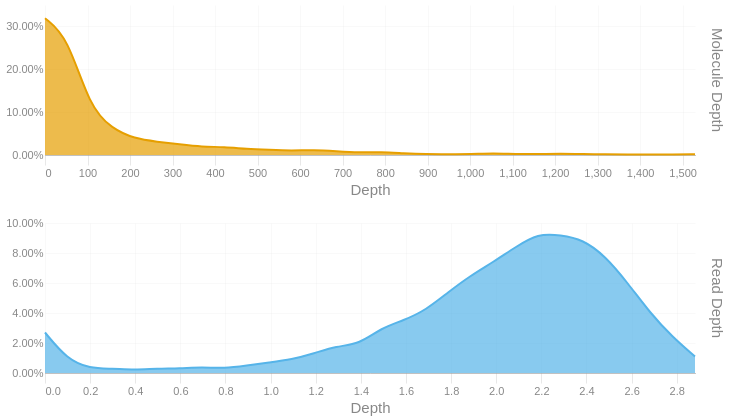

The code cell stored with this chart in its notebook:
### Code cell
readdep = depth_hist(tb['Read Depth'], q99, 3)
readdep = readdep.with_columns(pl.lit('Read Depth').alias('Metric'))
if not SKIPLR:
    moldep = depth_hist(tb['Molecule Depth'], mol_q99, 1)
    moldep = moldep.with_columns(pl.lit('Molecule Depth').alias('Metric'))
    _hist = pl.concat([readdep, moldep])
    _hist = _hist.filter(pl.col('Proportion') != 0)
    with SafeRender(_hist):
        (
            alt.Chart(_hist)        
            .mark_area(interpolate = "basis")
            .encode(
                x=alt.X('Bin:Q').scale(domainMin=0).axis(alt.Axis(title='Depth')),
                y = alt.Y('Proportion:Q', title = None).axis(format = '.2%'),
                color = alt.Color('Metric:N').legend(None),
                row = alt.Row("Metric:N").header(title = None, labelOrient = 'right'),
                tooltip = [
                    alt.Tooltip("Metric:N", title = "Metric"),
                    alt.Tooltip('Interval:N', title = "Depth Interval"),
                    alt.Tooltip('Proportion:Q', title = "% Alignments").format('.2%')
                ]
            )
            .resolve_scale(x='independent', y='independent')
            .properties(
                height = 150, width = 650,
                usermeta={'embedOptions': {'downloadFileName': f'{samplename}.depth.hist'}}
            )
        ).display()
else:
    readdep = readdep.filter(pl.col('Proportion') != 0)
    with SafeRender(readdep):
        (
            alt.Chart(readdep)        
            .mark_area(interpolate = "basis")
            .encode(
                x=alt.X('Bin:Q').scale(domainMin=0).axis(alt.Axis(title='Depth')),
                y = alt.Y('Proportion:Q', title = None).axis(format = '.2%'),
                tooltip = [
                    alt.Tooltip('Interval:N', title = "Depth Interval"),
                    alt.Tooltip('Proportion:Q', title = "% Alignments").format('.2%')
                ]
            )
            .properties(
                usermeta={'embedOptions': {'downloadFileName': f'{samplename}.depth.hist'}}
            )
        ).display()

### Figure 1 — Vega-Lite specification as saved in the notebook (floating-point values rounded to 4 significant figures)
{"width": 650, "height": 150, "config": {"title": {"anchor": "start", "dy": -15, "fontSize": 18, "color": "#888888", "subtitleColor": "#888888", "subtitleFontSize": 14}, "arc": {"fill": "#0072B2"}, "axis": {"domainColor": "#888888", "domainWidth": 0.5, "gridWidth": 0.2, "grid": false, "titleFontWeight": 400, "titleFontSize": 15, "labelFontSize": 11, "labelColor": "#888888", "tickColor": "#888888", "tickWidth": 0.2, "titleColor": "#888888"}, "axisBand": {"grid": false}, "axisX": {"grid": true, "tickSize": 10, "domainCap": "round"}, "axisY": {"domain": false, "grid": true, "tickSize": 0, "domainCap": "round"}, "background": "transparent", "header": {"labelFontSize": 15, "labelColor": "#888888", "titleFontSize": 15, "titleFontWeight": 600, "titleColor": "#888888"}, "legend": {"labelFont": "sans-serif", "labelFontSize": 12, "labelColor": "#888888", "symbolSize": 100, "symbolType": "circle", "titleFontSize": 12, "titlePadding": 10, "titleColor": "#888888", "title": null}, "range": {"category": ["#E69F00", "#56B4E9", "#009E73", "#F0E442", "#0072B2", "#D55E00", "#CC79A7", "#000000"], "diverging": ["#cfe8f3", "#a2d4ec", "#73bfe2", "#46abdb", "#1696d2", "#12719e"]}, "area": {"fill": "#0072B2", "fillOpacity": 0.7, "line": true, "strokeOpacity": 0.7}, "line": {"color": "#0072B2", "stroke": "#0072B2", "strokeWidth": 2}, "trail": {"color": "#0072B2", "stroke": "#0072B2", "strokeWidth": 0, "size": 1}, "point": {"filled": true, "fillOpacity": 1.0, "size": 95}, "text": {"color": "#888888", "fontSize": 11, "align": "right", "fontWeight": 400, "size": 11}, "bar": {"fill": "#0072B2", "stroke": null}, "view": {"stroke": null, "continuousWidth": 660, "continuousHeight": 400}}, "data": {"name": "data-5cee77490501d0f4d1e62410d37b877e"}, "mark": {"type": "area", "interpolate": "basis"}, "encoding": {"color": {"field": "Metric", "legend": null, "type": "nominal"}, "row": {"field": "Metric", "header": {"title": null, "labelOrient": "right"}, "type": "nominal"}, "tooltip": [{"field": "Metric", "title": "Metric", "type": "nominal"}, {"field": "Interval", "title": "Depth Interval", "type": "nominal"}, {"field": "Proportion", "format": ".2%", "title": "% Alignments", "type": "quantitative"}], "x": {"axis": {"title": "Depth"}, "field": "Bin", "scale": {"domainMin": 0}, "type": "quantitative"}, "y": {"axis": {"format": ".2%"}, "field": "Proportion", "title": null, "type": "quantitative"}}, "resolve": {"scale": {"x": "independent", "y": "independent"}}, "usermeta": {"embedOptions": {"downloadFileName": "S5_Connecticut_986.depth.hist"}}, "$schema": "https://vega.github.io/schema/vega-lite/v6.1.0.json", "datasets": {"data-5cee77490501d0f4d1e62410d37b877e": [{"Bin": 0.0, "Interval": "0.0-0.099", "Proportion": 0.027, "Metric": "Read Depth"}, {"Bin": 0.099, "Interval": "0.099-0.199", "Proportion": 0.009, "Metric": "Read Depth"}, {"Bin": 0.199, "Interval": "0.199-0.298", "Proportion": 0.003, "Metric": "Read Depth"}, {"Bin": 0.298, "Interval": "0.298-0.397", "Proportion": 0.003, "Metric": "Read Depth"}, {"Bin": 0.397, "Interval": "0.397-0.497", "Proportion": 0.002, "Metric": "Read Depth"}, {"Bin": 0.497, "Interval": "0.497-0.596", "Proportion": 0.003, "Metric": "Read Depth"}, {"Bin": 0.596, "Interval": "0.596-0.695", "Proportion": 0.003, "Metric": "Read Depth"}, {"Bin": 0.695, "Interval": "0.695-0.795", "Proportion": 0.004, "Metric": "Read Depth"}, {"Bin": 0.795, "Interval": "0.795-0.894", "Proportion": 0.003, "Metric": "Read Depth"}, {"Bin": 0.894, "Interval": "0.894-0.993", "Proportion": 0.005, "Metric": "Read Depth"}, {"Bin": 0.993, "Interval": "0.993-1.093", "Proportion": 0.007, "Metric": "Read Depth"}, {"Bin": 1.093, "Interval": "1.093-1.192", "Proportion": 0.009, "Metric": "Read Depth"}, {"Bin": 1.192, "Interval": "1.192-1.291", "Proportion": 0.013, "Metric": "Read Depth"}, {"Bin": 1.291, "Interval": "1.291-1.391", "Proportion": 0.018, "Metric": "Read Depth"}, {"Bin": 1.391, "Interval": "1.391-1.49", "Proportion": 0.019, "Metric": "Read Depth"}, {"Bin": 1.49, "Interval": "1.49-1.589", "Proportion": 0.03, "Metric": "Read Depth"}, {"Bin": 1.589, "Interval": "1.589-1.689", "Proportion": 0.035, "Metric": "Read Depth"}, {"Bin": 1.689, "Interval": "1.689-1.788", "Proportion": 0.042, "Metric": "Read Depth"}, {"Bin": 1.788, "Interval": "1.788-1.887", "Proportion": 0.054, "Metric": "Read Depth"}, {"Bin": 1.887, "Interval": "1.887-1.987", "Proportion": 0.065, "Metric": "Read Depth"}, {"Bin": 1.987, "Interval": "1.987-2.086", "Proportion": 0.074, "Metric": "Read Depth"}, {"Bin": 2.086, "Interval": "2.086-2.185", "Proportion": 0.084, "Metric": "Read Depth"}, {"Bin": 2.185, "Interval": "2.185-2.285", "Proportion": 0.093, "Metric": "Read Depth"}, {"Bin": 2.285, "Interval": "2.285-2.384", "Proportion": 0.092, "Metric": "Read Depth"}, {"Bin": 2.384, "Interval": "2.384-2.483", "Proportion": 0.089, "Metric": "Read Depth"}, {"Bin": 2.483, "Interval": "2.483-2.583", "Proportion": 0.078, "Metric": "Read Depth"}, {"Bin": 2.583, "Interval": "2.583-2.682", "Proportion": 0.06, "Metric": "Read Depth"}, {"Bin": 2.682, "Interval": "2.682-2.781", "Proportion": 0.04, "Metric": "Read Depth"}, {"Bin": 2.781, "Interval": "2.781-2.881", "Proportion": 0.024, "Metric": "Read Depth"}, {"Bin": 2.881, "Interval": "2.881-2.98", "Proportion": 0.011, "Metric": "Read Depth"}, {"Bin": 0.0, "Interval": "0.0-52.7", "Proportion": 0.319, "Metric": "Molecule Depth"}, {"Bin": 52.7, "Interval": "52.7-105.5", "Proportion": 0.277, "Metric": "Molecule Depth"}, {"Bin": 105.5, "Interval": "105.5-158.2", "Proportion": 0.111, "Metric": "Molecule Depth"}, {"Bin": 158.2, "Interval": "158.2-210.9", "Proportion": 0.061, "Metric": "Molecule Depth"}, {"Bin": 210.9, "Interval": "210.9-263.6", "Proportion": 0.038, "Metric": "Molecule Depth"}, {"Bin": 263.6, "Interval": "263.6-316.4", "Proportion": 0.031, "Metric": "Molecule Depth"}, {"Bin": 316.4, "Interval": "316.4-369.1", "Proportion": 0.025, "Metric": "Molecule Depth"}, {"Bin": 369.1, "Interval": "369.1-421.8", "Proportion": 0.019, "Metric": "Molecule Depth"}, {"Bin": 421.8, "Interval": "421.8-474.5", "Proportion": 0.019, "Metric": "Molecule Depth"}, {"Bin": 474.5, "Interval": "474.5-527.3", "Proportion": 0.014, "Metric": "Molecule Depth"}, {"Bin": 527.3, "Interval": "527.3-580.0", "Proportion": 0.012, "Metric": "Molecule Depth"}, {"Bin": 580.0, "Interval": "580.0-632.7", "Proportion": 0.01, "Metric": "Molecule Depth"}, {"Bin": 632.7, "Interval": "632.7-685.5", "Proportion": 0.012, "Metric": "Molecule Depth"}, {"Bin": 685.5, "Interval": "685.5-738.2", "Proportion": 0.009, "Metric": "Molecule Depth"}, {"Bin": 738.2, "Interval": "738.2-790.9", "Proportion": 0.006, "Metric": "Molecule Depth"}, {"Bin": 790.9, "Interval": "790.9-843.6", "Proportion": 0.007, "Metric": "Molecule Depth"}, {"Bin": 843.6, "Interval": "843.6-896.4", "Proportion": 0.004, "Metric": "Molecule Depth"}, {"Bin": 896.4, "Interval": "896.4-949.1", "Proportion": 0.002, "Metric": "Molecule Depth"}, {"Bin": 949.1, "Interval": "949.1-1001.8", "Proportion": 0.002, "Metric": "Molecule Depth"}, {"Bin": 1002.0, "Interval": "1001.8-1054.5", "Proportion": 0.002, "Metric": "Molecule Depth"}, {"Bin": 1054.0, "Interval": "1054.5-1107.3", "Proportion": 0.004, "Metric": "Molecule Depth"}, {"Bin": 1107.0, "Interval": "1107.3-1160.0", "Proportion": 0.002, "Metric": "Molecule Depth"}, {"Bin": 1160.0, "Interval": "1160.0-1212.7", "Proportion": 0.002, "Metric": "Molecule Depth"}, {"Bin": 1213.0, "Interval": "1212.7-1265.4", "Proportion": 0.003, "Metric": "Molecule Depth"}, {"Bin": 1265.0, "Interval": "1265.4-1318.2", "Proportion": 0.002, "Metric": "Molecule Depth"}, {"Bin": 1318.0, "Interval": "1318.2-1370.9", "Proportion": 0.002, "Metric": "Molecule Depth"}, {"Bin": 1371.0, "Interval": "1370.9-1423.6", "Proportion": 0.001, "Metric": "Molecule Depth"}, {"Bin": 1424.0, "Interval": "1423.6-1476.4", "Proportion": 0.001, "Metric": "Molecule Depth"}, {"Bin": 1476.0, "Interval": "1476.4-1529.1", "Proportion": 0.001, "Metric": "Molecule Depth"}, {"Bin": 1529.0, "Interval": "1529.1-1581.81", "Proportion": 0.002, "Metric": "Molecule Depth"}]}}
